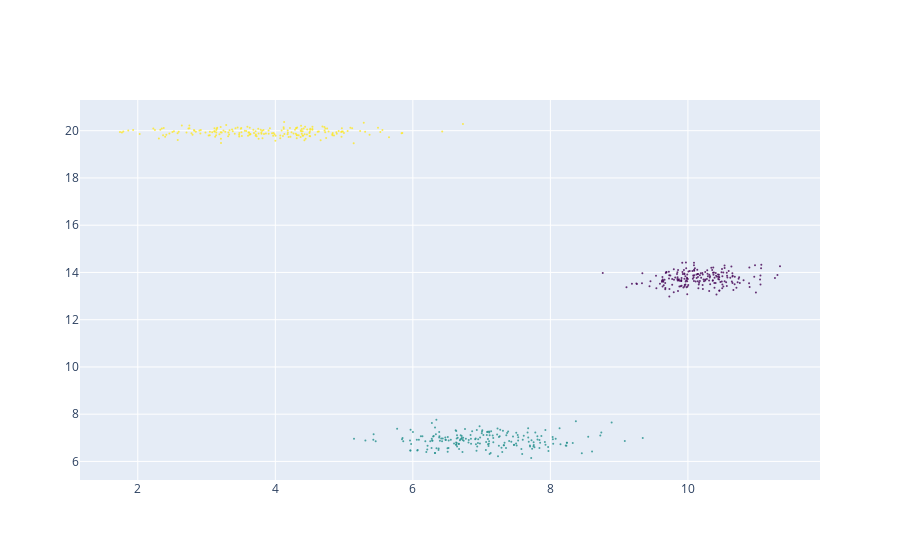
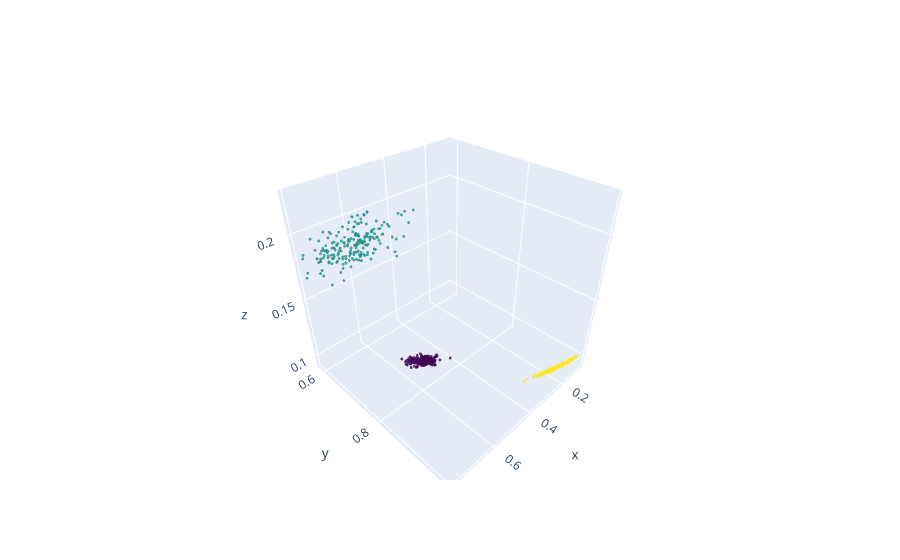

Write notebook code for charts like these, in order.
### Code cell
# visualize input
if SPACE_DIM == 3:
    fig = go.Figure(data=[go.Scatter(x=Z_2d[0,:], y=Z_2d[1,:], mode='markers', marker=dict(
        size=2,
        color=class_ids,                # set color to an array/list of desired values
        colorscale='Viridis',   # choose a colorscale
        opacity=0.8
    ))])
    fig.show()
    fig = go.Figure(data=[go.Scatter3d(x=Z[0,:], y=Z[1,:], z=Z[2,:], mode='markers', marker=dict(
        size=1,
        color=class_ids,                # set color to an array/list of desired values
        colorscale='Viridis',   # choose a colorscale
        opacity=0.8
    ))])
    fig.show()

### Figure 1 — Plotly figure (JSON) as saved in the notebook; plotly's stock layout.template omitted (floating-point values rounded to 4 significant figures; data arrays with more than 128 entries replaced by an {"elided": "..."} marker saying what was removed)
{"data": [{"marker": {"color": {"elided": "600 int values"}, "colorscale": [[0, "#440154"], [0.1111, "#482878"], [0.2222, "#3e4989"], [0.3333, "#31688e"], [0.4444, "#26828e"], [0.5556, "#1f9e89"], [0.6667, "#35b779"], [0.7778, "#6ece58"], [0.8889, "#b5de2b"], [1, "#fde725"]], "opacity": 0.8, "size": 2}, "mode": "markers", "type": "scatter", "x": {"elided": "600 float values"}, "y": {"elided": "600 float values"}}], "layout": {}}

### Figure 2 — Plotly figure (JSON) as saved in the notebook; plotly's stock layout.template omitted (floating-point values rounded to 4 significant figures; data arrays with more than 128 entries replaced by an {"elided": "..."} marker saying what was removed)
{"data": [{"marker": {"color": {"elided": "600 int values"}, "colorscale": [[0, "#440154"], [0.1111, "#482878"], [0.2222, "#3e4989"], [0.3333, "#31688e"], [0.4444, "#26828e"], [0.5556, "#1f9e89"], [0.6667, "#35b779"], [0.7778, "#6ece58"], [0.8889, "#b5de2b"], [1, "#fde725"]], "opacity": 0.8, "size": 1}, "mode": "markers", "type": "scatter3d", "x": {"elided": "600 float values"}, "y": {"elided": "600 float values"}, "z": {"elided": "600 float values"}}], "layout": {}}
